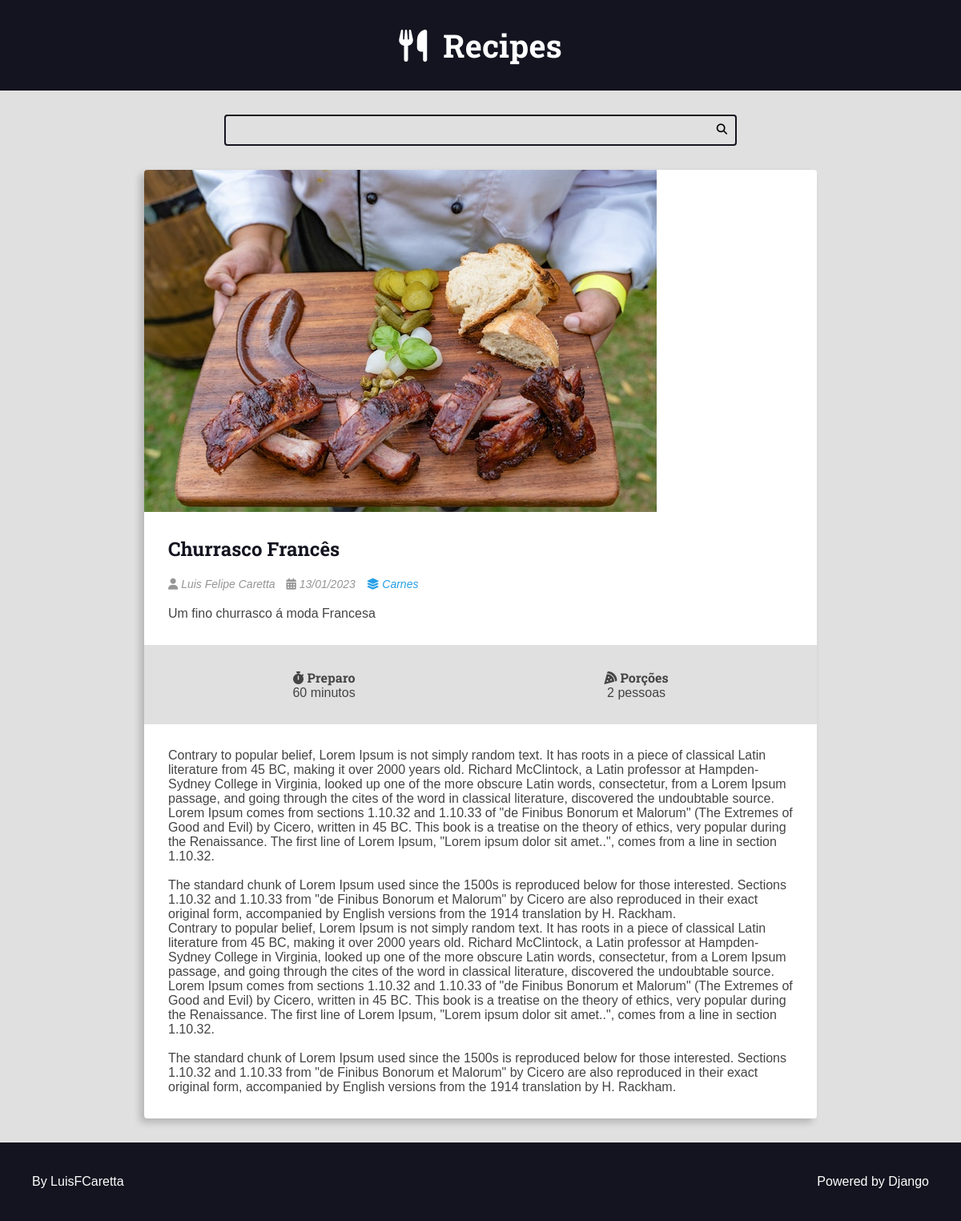
Page /recipes/1/ on the committed database.
### recipes/models.py (models this page shows, shortened)
class Recipe(models.Model):
    title = models.CharField(max_length=65)
    description = models.CharField(max_length=165)
    slug = models.SlugField(unique=True)
    preparation_time = models.IntegerField()
    preparation_time_unit = models.CharField(max_length=65)
    servings = models.IntegerField()
    servings_unit = models.CharField(max_length=65)
    preparation_steps = models.TextField()
    preparation_steps_is_html = models.BooleanField(default=False)
    created_at = models.DateTimeField(auto_now_add=True)
    updated_at = models.DateTimeField(auto_now=True)
    is_published = models.BooleanField(default=False)
    cover = models.ImageField(upload_to='recipes/covers/%Y/%m/%d/', blank=True,
    default='')
    category = models.ForeignKey(Category, on_delete=models.SET_NULL, null=True,
    blank=True, default=None)
    author = models.ForeignKey(User, on_delete=models.SET_NULL, null=True)

class Category(models.Model):
    name = models.CharField(max_length=65)

### recipes/views.py (the view)
# urls.py: path('recipes/<int:id>/', views.recipe, name='recipe'),
def recipe(request, id):
    recipe = get_object_or_404(
        Recipe,
        pk=id,
        is_published=True
    )
    context = {
        'recipe': recipe,
        'is_detail_page': True,
    }
    return render(request, 'recipes/pages/recipe-view.html', context)

### recipes/templates/recipes/pages/recipe-view.html (shortened to what this page needs)
{% extends 'global/base.html' %}
{% block content %}
    <div class="main-content main-content-detail container">
        {% include 'recipes/partials/recipe.html' %}
    </div>
{% endblock %}

### recipes/templates/recipes/partials/recipe.html (shortened to what this page needs)
<div class="recipe recipe-list-item">
    {% if recipe.cover %}
        <div class="recipe-cover">
        <a href="{% url 'recipes:recipe' recipe.id %}">
            <img src="{{ recipe.cover.url }}" alt="temporário" />
        </a>
    </div>
    {% endif %}
    <div class="recipe-title-container">
        <h2 class="recipe-title">
            <a href="{% url 'recipes:recipe' recipe.id %}">
                {{ recipe.title }}
            </a>
            </h2>
    </div>
    <div class="recipe-author">
        {% if recipe.author is not None %}
            <span class="recipe-author-item">
                <i class="fas fa-user"></i>
                {% if recipe.author.first_name %}
                    {{ recipe.author.first_name }} {{ recipe.author.last_name }}
                {% else %}
                    {{ recipe.author.username }}
                {% endif %}
            </span>
        {% endif %}
        <span class="recipe-author-item">
            <i class="fas fa-calendar-alt"></i>
            {{ recipe.created_at|date:"d/m/Y" }}
        </span>
        {% if recipe.category is not None %}
            <span class="recipe-author-item">
            <a href="{% url 'recipes:category' recipe.category.id %}">
                <i class="fas fa-layer-group"></i>
                <span>{{ recipe.category.name }}</span>
            </a>
        </span>
        {% endif %}
    </div>
    <div class="recipe-content">
        <p>{{ recipe.description }}</p>
    </div>
    <div class="recipe-meta-container">
        <div class="recipe-meta recipe-preparation">
            <h3 class="recipe-meta-title"><i class="fas
            fa-stopwatch"></i> Preparo</h3>
            <div class="recipe-meta-text">
                {{ recipe.preparation_time }} {{ recipe.preparation_time_unit }}
            </div>
        </div>
        <div class="recipe-meta recipe-servings">
            <h3 class="recipe-meta-title"><i class="fas
            fa-pizza-slice"></i> Porções</h3>
            <div class="recipe-meta-text">
                {{ recipe.servings }} {{ recipe.servings_unit }}
            </div>
        </div>
    </div>
    {% if is_detail_page is True %}
        <div class="preparation-steps">
            {% if recipe.preparation_steps_is_html is True %}
                {{ recipe.preparation_steps|safe }}
            {% else %}
                {{ recipe.preparation_steps|linebreaksbr }}
            {% endif %}
        </div>
    {% endif %}
</div>

### recipes/static/recipes/css/styles.css (style rules this page uses)
:root { --color-primary: #269fe6; --color-primary-hover: #2086c2; --color-primary-dark: #13141f; --color-primary-dark-hover: #212336; --color-primary-light: #d4ecfa; --color-primary-light-hover: #bdd8e7; --color-white: #fff; --color-black: #000; --color-dark-text: #444; --color-info-light: #cce5ff; --color-debug-light: #cce5ff; --color-success-light: #d4edda; --color-alert-light: #fff3cd; --color-warning-light: #fff3cd; --color-error-light: #f8d7da; --color-info-dark: #4d86c4; --color-debug-dark: #4d86c4; --color-success-dark: #4a9c5d; --color-alert-dark: #927f40; --color-warning-dark: #927f40; --color-error-dark: #da525d; --color-gray-0: #f9f9f9; --color-gray-1: #e0e0e0; --color-gray-2: #c7c7c7; --color-gray-3: #aeaeae; --color-gray-4: #959595; --color-gray-5: #7d7d7d; --color-gray-6: #646464; --color-gray-7: #4b4b4b; --color-gray-8: #323232; --color-gray-9: #191919; --font-primary: sans-serif; --font-headings: 'Roboto Slab', serif; --spacing-gutter-medium: 3rem; --spacing-gutter-large: 4rem; }
* { padding: 0; margin: 0; box-sizing: border-box; }
html { font-size: 62.5%; }
body { font-size: 1.6rem; font-family: var(--font-primary); background: var(--color-gray-1); color: var(--color-dark-text); }
h1, h2, h3, h4, h5, h6 { font-family: var(--font-headings); }
img { max-width: 100%; }
a { color: var(--color-primary); text-decoration: none; }
.container { max-width: 144rem; margin: 0 auto; padding: var(--spacing-gutter-medium); }
.main-content { padding-top: 0; }
.recipe { background: var(--color-white); box-shadow: -5px 5px 10px rgba(0, 0, 0, 0.2); transform: scale(1); transition: all 300ms ease-in-out; border-radius: 0.4rem; overflow: hidden; }
.recipe img { max-width: 100%; }
.recipe-list-item { max-width: 64rem; height: fit-content; }
.recipe-title-container { padding: var(--spacing-gutter-medium); padding-bottom: 2rem; }
.recipe-title-container a { text-decoration: none; color: var(--color-primary-dark); }
.recipe-author { padding: 0 var(--spacing-gutter-medium); }
.recipe-content { padding: var(--spacing-gutter-medium); padding-top: 2rem; }
.recipe-author-item { color: var(--color-gray-4); margin-right: 1rem; font-style: italic; font-size: 1.4rem; }
.recipe-author a { color: var(--color-primary); transition: all 300ms ease-in-out; text-decoration: none; }
.recipe-meta-container { display: flex; flex-flow: row wrap; padding: var(--spacing-gutter-medium); background: var(--color-gray-1); }
.recipe-meta { display: flex; flex-flow: column nowrap; flex-shrink: 1; flex-grow: 1; text-align: center; }
.recipe-meta-title { font-size: 1.6rem; }
.main-content-detail .recipe-list-item { max-width: 84rem; margin: 0 auto; }
.preparation-steps { padding: var(--spacing-gutter-medium); }

### rows in the picture
Recipe: cover (picture), title "Churrasco Francês", author.first_name "Luis Felipe", author.last_name "Caretta", created_at "13/01/2023", category.name "Carnes", description "Um fino churrasco á moda Francesa", preparation_time "60", preparation_time_unit "minutos", servings "2", servings_unit "pessoas", preparation_steps "Contrary to popular belief, Lorem Ipsum is not simply random text. It has roots in a piece of classical Latin literature from 45 BC, making it over 2000 years old. Richard McClintock, a Latin professor at Hampden-Sydney College in Virginia, looked up one of the more obscure Latin words, consectetur, from a Lorem Ipsum passage, and going through the cites of the word in classical literature, discovered the undoubtable source. Lorem Ipsum comes from sections 1.10.32 and 1.10.33 of \"de Finibus Bonorum et Malorum\" (The Extremes of Good and Evil) by Cicero, written in 45 BC. This book is a treatise on the theory of ethics, very popular during the Renaissance. The first line of Lorem Ipsum,…"
